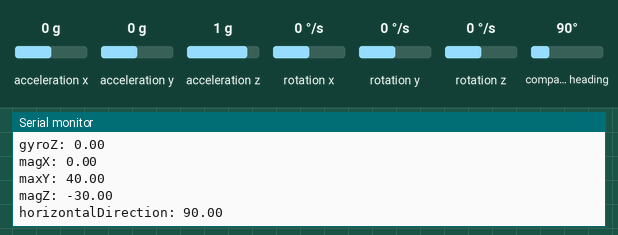
Simulated run of this sketch. Board: ESP32. Parts: the last lines printed to the serial monitor. The test bench sets the inputs (shaded band); at power-on: acceleration x 0 g, acceleration y 0 g, acceleration z 1 g, rotation x 0 °/s, rotation y 0 °/s, rotation z 0 °/s, compass heading 90°. WiFi joins after 1.5 s; servers stay silent unless stated; the local clock reads 2024-03-15 10:24:30 at power-on unless the sketch sets it; no MQTT or app messages arrive unless stated.

Above: at 5.7 s.
5.8 s: acceleration x set to -1.4 g
At 6.5 s:
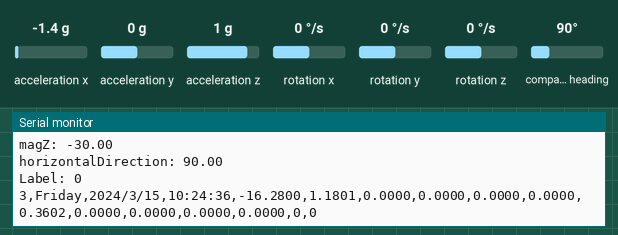
7.6 s: acceleration y set to -1.4 g
At 8.1 s:
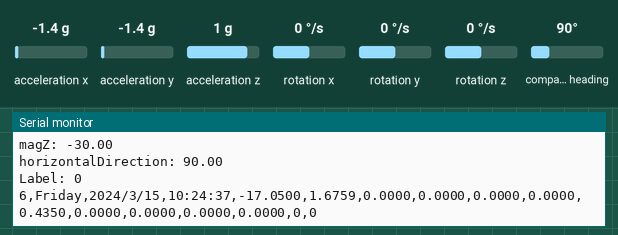
9.1 s: acceleration z set to -1.4 g
At 9.6 s:
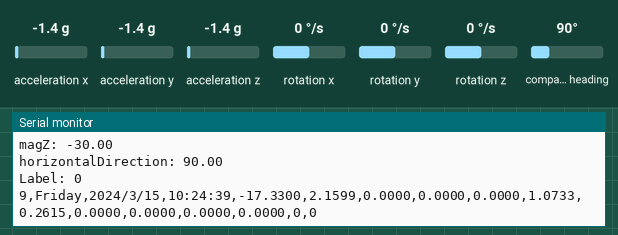
10.6 s: rotation x set to -192 °/s
At 11.2 s:
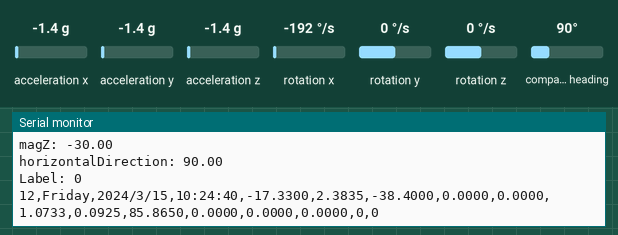
12.1 s: rotation y set to -192 °/s
At 12.7 s:
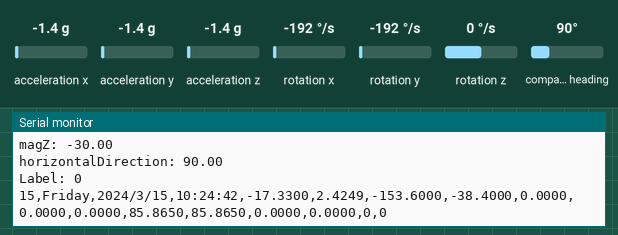
Timing chart, 0 to 14.6 s (numbered marks = the images above; inputs shaded):
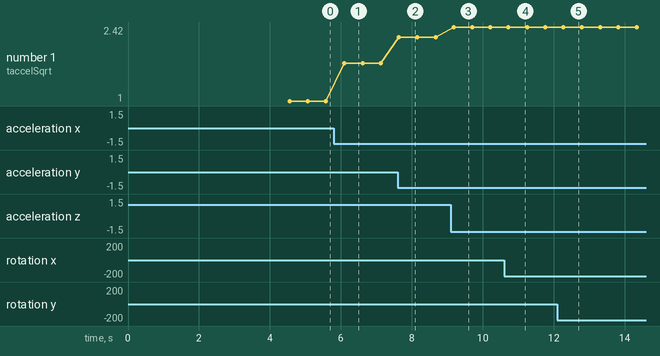

The sketch:

BUDI.ino
```cpp
#include "RF.h"

Eloquent::ML::Port::RandomForest clf;

// Pin Config ARDUINO//
// SD card              (CS=10,SCK=13,Mosi=11,Miso=12)
// RTC     0x50 && 0x68 (SDA=A4,SCL=A5,Others=0)
// GY91    0x76         (SDA=A4,SCL=A5,Others=0)

// Pin Config ESP32-VSPI//clai
// SD card              (CS=G2,SCK=G18,Mosi=G23,Miso=G19)
// RTC     0x50 && 0x68 (SDA=G21,SCL=G22,Others=0)
// GY91    0x76         (SDA=G21,SCL=G22,Others=0)

// Libraries for Use MQTT
#include <WiFi.h>
#include <ESPmDNS.h>
#include <EEPROM.h>
#include <PubSubClient.h>

// Libraries for sliding window
#include <RunningAverage.h>

// Libraries for math
#include <math.h>

// WiFi var
const char* HOSTNAME = "EspDuino32";
const char *ssid = "ANTARES";
const char *password = "xxx";

// MQTT var
//const char* MQTT_SERVER = "test.mosquitto.org"; //diganti https://test.mosquitto.org/
const char* MQTT_SERVER = "broker.emqx.io";
const char* topic = "ANTARES/DataTest";

// RTC
#include <Wire.h>
#include "RTClib.h"
RTC_DS3231 rtc;
char daysOfTheWeek[7][12] = {"Sunday", "Monday", "Tuesday", "Wednesday", "Thursday", "Friday", "Saturday"};
RTC_DATA_ATTR int readingID = 0;

String dataMessage1; String dataMessage0;
String formattedDate; String dayStamp; String timeStamp; // Date and time variables

WiFiClient client;
PubSubClient mqtt(client);

// MPU9250 && BMP
#include <MPU9250_asukiaaa.h>
#include <Adafruit_BMP280.h>
Adafruit_BMP280 bme; // I2C
float altitude, displacement;
MPU9250_asukiaaa mySensor;
float aX, aY, aZ, aSqrt, gX, gY, gZ, mDirection, mX, mY, mZ;
float calibrates, factor, temperature, pressure;
float aZ_present, aZ_average, aZ_previous;
float vZ_present, vZ_average, vZ_previous;
float sZ_present, sZ_all, dZ, vZ;
float aX_present, aX_average, aX_previous;
float vX_present, vX_average, vX_previous;
float sX_present, sX_all, dX, vX;
float aY_present, aY_average, aY_previous;
float vY_present, vY_average, vY_previous;
float sY_present, sY_all, dY, vY;

// variable for Labelling
//float label;
float sensorData[25]; // Sensor data
int result; // result
float interval=0.5;

// Timeout var
unsigned long timeout = 0;
unsigned long wifi_timeout = 0;
unsigned long prevMillis = 0;
unsigned long prevReconnMillis = 0;

// running average var
RunningAverage aXRA(5);
RunningAverage aYRA(5);
RunningAverage aZRA(5);
RunningAverage aSRA(5);
RunningAverage gXRA(5);
RunningAverage gYRA(5);
RunningAverage gZRA(5);
RunningAverage mDRA(5);
RunningAverage mXRA(5);
RunningAverage mYRA(5);
RunningAverage mZRA(5);

RunningAverage aXRS(5);
RunningAverage aYRS(5);
RunningAverage aZRS(5);
RunningAverage aSRS(5);
RunningAverage gXRS(5);
RunningAverage gYRS(5);
RunningAverage gZRS(5);
RunningAverage mDRS(5);
RunningAverage mXRS(5);
RunningAverage mYRS(5);
RunningAverage mZRS(5);

RunningAverage label(5);

// shift var
int count_shift = 0;

void setup() {
 // Start serial communication for debugging purposes
  Serial.begin(115200);
  bme.begin(); //bmp initialization
  //MPU9250 Acceleration
  mySensor.beginAccel();
  mySensor.beginGyro();
  mySensor.beginMag();

  delay(3000); // wait for console opening

  if (! rtc.begin()) {
    Serial.println("Couldn't find RTC");
    while (1);
  }
  //rtc.adjust(DateTime(F(__DATE__), F(__TIME__)));
  if (rtc.lostPower()) {
    Serial.println("RTC lost power, lets set the time!");
    // following line sets the RTC to the date & time this sketch was compiled
       // rtc.adjust(DateTime(F(__DATE__), F(__TIME__)));
    // This line sets the RTC with an explicit date & time, for example to set
    // January 21, 2014 at 3am you would call:
    // rtc.adjust(DateTime(2014, 1, 21, 3, 0, 0));
    //rtc.adjust(DateTime(2021, 1, 13, 16, 1, 1));
  }

  connectToWiFi();
  mqtt.setServer(MQTT_SERVER, 1883);

  //running average
  aXRA.clear(); // explicitly start clean
  aYRA.clear();
  aZRA.clear();
  aSRA.clear();
  gXRA.clear();
  gYRA.clear();
  gZRA.clear();
  mXRA.clear();
  mYRA.clear();
  mZRA.clear();
  mDRA.clear();
  aXRS.clear();
  aYRS.clear();
  aZRS.clear();
  aSRS.clear();
  gXRS.clear();
  gYRS.clear();
  gZRS.clear();
  mXRS.clear();
  mYRS.clear();
  mZRS.clear();
  mDRS.clear();
  label.clear();
}


void loop() {
  unsigned long currentMillis = millis();

  if(!mqtt.connected())
  {
      // Reconnect WiFi Connection
      if((WiFi.status() != WL_CONNECTED) && (currentMillis - wifi_timeout >= 3000))
      {
        wifi_timeout = currentMillis;
        Serial.println("Connection Lost! Reconnecting...");
        WiFi.disconnect();
        WiFi.reconnect();
      }
      else{
        reconnect();
      }
  }
  else{
    mqtt.loop();
  }

  //digitalWrite(trigPin, LOW);
  delayMicroseconds(5);

  // Trigger the sensor by setting the trigPin high for 10 microseconds:
  //digitalWrite(trigPin, HIGH);
  delayMicroseconds(10);
  //digitalWrite(trigPin, LOW);

// delay(500); // wait for console opening
    if (mySensor.accelUpdate() == 0) {
    aX = (mySensor.accelX()-15.93);
    aY = (mySensor.accelY()-0.23);
    aZ = (mySensor.accelZ())+0.03;
    aSqrt = mySensor.accelSqrt();
    Serial.println("accelX: " + String(aX));
    Serial.println("accelY: " + String(aY));
    Serial.println("accelZ: " + String(aZ));
    Serial.println("taccelSqrt\t: " + String(aSqrt));

    //running average
    aXRA.addValue(aX);
    aYRA.addValue(aY);
    aZRA.addValue(aZ);
    aSRA.addValue(aSqrt);

    aXRS.addValue(aX);
    aYRS.addValue(aY);
    aZRS.addValue(aZ);
    aSRS.addValue(aSqrt);
  }

  if (mySensor.gyroUpdate() == 0) {
    gX = mySensor.gyroX();
    gY = mySensor.gyroY();
    gZ = mySensor.gyroZ();
    Serial.println("gyroX: " + String(gX));
    Serial.println("gyroY: " + String(gY));
    Serial.println("gyroZ: " + String(gZ));

    //running average
    gXRA.addValue(gX);
    gYRA.addValue(gY);
    gZRA.addValue(gZ);

    gXRS.addValue(gX);
    gYRS.addValue(gY);
    gZRS.addValue(gZ);
  }

   if (mySensor.magUpdate() == 0) {
    mX = mySensor.magX();
    mY = mySensor.magY();
    mZ = mySensor.magZ();
    mDirection = mySensor.magHorizDirection();
    Serial.println("magX: " + String(mX));
    Serial.println("maxY: " + String(mY));
    Serial.println("magZ: " + String(mZ));
    Serial.println("horizontalDirection: " + String(mDirection));

    //running average
    mXRA.addValue(mX);
    mYRA.addValue(mY);
    mZRA.addValue(mZ);
    mDRA.addValue(mDirection);

    mXRS.addValue(mX);
    mYRS.addValue(mY);
    mZRS.addValue(mZ);
    mDRS.addValue(mDirection);
  }


  delayMicroseconds(5);

  if (count_shift == 3) {
    // SVM Logic
    sensorData[0] = aXRA.getAverage();
    sensorData[1] = aSRA.getAverage();//resultan
    sensorData[2] = gXRA.getAverage();
    sensorData[3] = gYRA.getAverage();
    sensorData[4] = gZRA.getAverage();
    sensorData[5] = aZRS.getStandardDeviation();//aZ
    sensorData[6] = aSRS.getStandardDeviation();//resultan
    sensorData[7] = gXRS.getStandardDeviation();
    sensorData[8] = gYRS.getStandardDeviation();
    sensorData[9] = gZRS.getStandardDeviation();

    result = clf.predict(sensorData);

    // Labelling
    if (result == 1) {
      Serial.print("Label: ");
      Serial.println("1");
    }
    else {
      Serial.print("Label: ");
      Serial.println("0");
    };

    //running average label
    label.addValue(result);

    logSDCard();

    count_shift = 0;
  };

  //increment shift count
  count_shift++;

  // Increment readingID on every new reading
  readingID++;

  delay(500);
}

void connectToWiFi()
{
    Serial.println();
    Serial.println();
    Serial.print("Connecting to ");
    Serial.println(ssid);

    WiFi.mode(WIFI_STA);
    WiFi.begin(ssid, password);

    while(WiFi.waitForConnectResult() != WL_CONNECTED)
    {
      if(wifi_timeout >= 5)
      {
        ESP.restart();
      }
      else wifi_timeout++;

      Serial.println("Connection Failed! Reconnecting...");
      WiFi.disconnect();
      WiFi.reconnect();
      delay(3000);
    }

    wifi_timeout = 0;

    if (!MDNS.begin(HOSTNAME))
    {
      Serial.println("Error setting up MDNS responder!");

      while (1) delay(1000);
    }

    Serial.println("");
    Serial.println("WiFi connected");
    Serial.println("IP address: ");
    Serial.println(WiFi.localIP());
}

void reconnect(){
  while (!mqtt.connected()) {
    Serial.println("Connecting to MQTT...");

    if (mqtt.connect("ESP32Client", HOSTNAME, ""))
    {
      Serial.println("connected");
    }
    else
    {
      Serial.print("failed with state ");
      Serial.print(mqtt.state());
      delay(2000);
    }
}
}

///    EDIT    ///
void logSDCard() {
  DateTime now = rtc.now();
  dataMessage1 = String(readingID) + "," + String(daysOfTheWeek[now.dayOfTheWeek()]) + "," + String(now.year()) + "/" + String(now.month()) + "/" + String(now.day()) + "," +
                String(now.hour()) + ":" + String(now.minute()) + ":" + String(now.second()) + "," +
                String(sensorData[0], 4) + "," + String(sensorData[1], 4) + "," + String(sensorData[2], 4) + "," + String(sensorData[3], 4) + "," + String(sensorData[4], 4) + "," + String(sensorData[5], 4) + "," + String(sensorData[6], 4) + "," + String(sensorData[7], 4) + "," + String(sensorData[8], 4) + "," + String(sensorData[9], 4) + "," + String(sensorData[10], 4) + "," +
                String (result) + "," + "1" +   "\r\n";
  dataMessage0 = String(readingID) + "," + String(daysOfTheWeek[now.dayOfTheWeek()]) + "," + String(now.year()) + "/" + String(now.month()) + "/" + String(now.day()) + "," +
                String(now.hour()) + ":" + String(now.minute()) + ":" + String(now.second()) + "," +
                String(sensorData[0], 4) + "," + String(sensorData[1], 4) + "," + String(sensorData[2], 4) + "," + String(sensorData[3], 4) + "," + String(sensorData[4], 4) + "," + String(sensorData[5], 4) + "," + String(sensorData[6], 4) + "," + String(sensorData[7], 4) + "," + String(sensorData[8], 4) + "," + String(sensorData[9], 4) + "," + String(sensorData[10], 4) + "," +
                String(result) + "," + "0" +   "\r\n";


  if (label.getAverage() > 0.3) {
    //Serial.print("Save data: ");
    Serial.println(dataMessage1);
    //appendFile(SD, "/prob.txt", dataMessage1.c_str());
    int len = dataMessage1.length()+1;
    char _data1[len];
    dataMessage1.toCharArray(_data1, len);
    mqtt.publish(topic, _data1);
  }
  else
  {
    //Serial.print("Save data: ");
    Serial.println(dataMessage0);
    //appendFile(SD, "/prob.txt", dataMessage0.c_str());
    int len = dataMessage0.length()+1;
    char _data0[len];
    dataMessage0.toCharArray(_data0, len);
    mqtt.publish(topic, _data0);
  };
  //Serial.print("Save data: ");
  //Serial.println(dataMessage);
  //appendFile(SD, "/prob.txt", dataMessage.c_str());
}
```

Measured:
- after the input at 5.8 s, the serial monitor: prints a new line after 0.29 s (image 1)
- after the input at 7.6 s, the serial monitor: prints a new line at once (image 2)
- after the input at 9.1 s, the serial monitor: prints a new line after 0.08 s (image 3)
- after the input at 10.6 s, the serial monitor: prints a new line after 0.13 s (image 4)
- after the input at 12.1 s, the serial monitor: prints a new line after 0.17 s (image 5)
- plotted number 1: 1 → 1.72 after the input at 5.8 s, 1.72 → 2.22 after the input at 7.6 s, 2.22 → 2.42 after the input at 9.1 s
